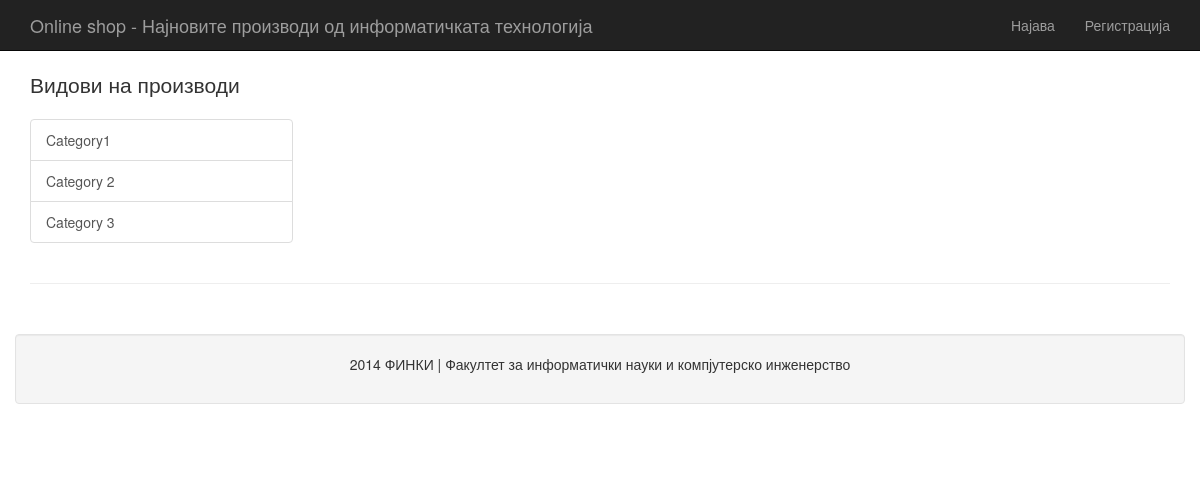
/item.php, run on the app's committed database.
### tables this page shows
CREATE TABLE IF NOT EXISTS `categories` (
  `id` int(20) NOT NULL AUTO_INCREMENT,
  `name` varchar(30) NOT NULL,
  `description` varchar(300) NOT NULL,
  PRIMARY KEY (`id`)
);

### listCategories.php (the view, shortened to what this page needs)
<div class="col-md-3">
					<p class="lead">
						Видови на производи
					</p>
					<div class="list-group">
						<?php
						 $id=0;
						$categories=mysqli_query($link, "SELECT * FROM categories");
						while ($cat=mysqli_fetch_assoc($categories)) {
							$tmp=$cat['id'];
							if($id==$tmp){
								$class="list-group-item  active";
							}
							else{
								$class="list-group-item";
							}
					?>
						<a href='<?php echo "ItemsFromCategory.php?id=$tmp"?>' class='<?php echo $class ?>'><?php echo$cat['name'] ?></a>
							<?php } ?>
					</div>
	</div>

### css/shop-item.css (style rules this page uses)
body { padding-top: 70px; }

### data on the page
categories: name "Category1"
categories: name "Category 2"
categories: name "Category 3"
